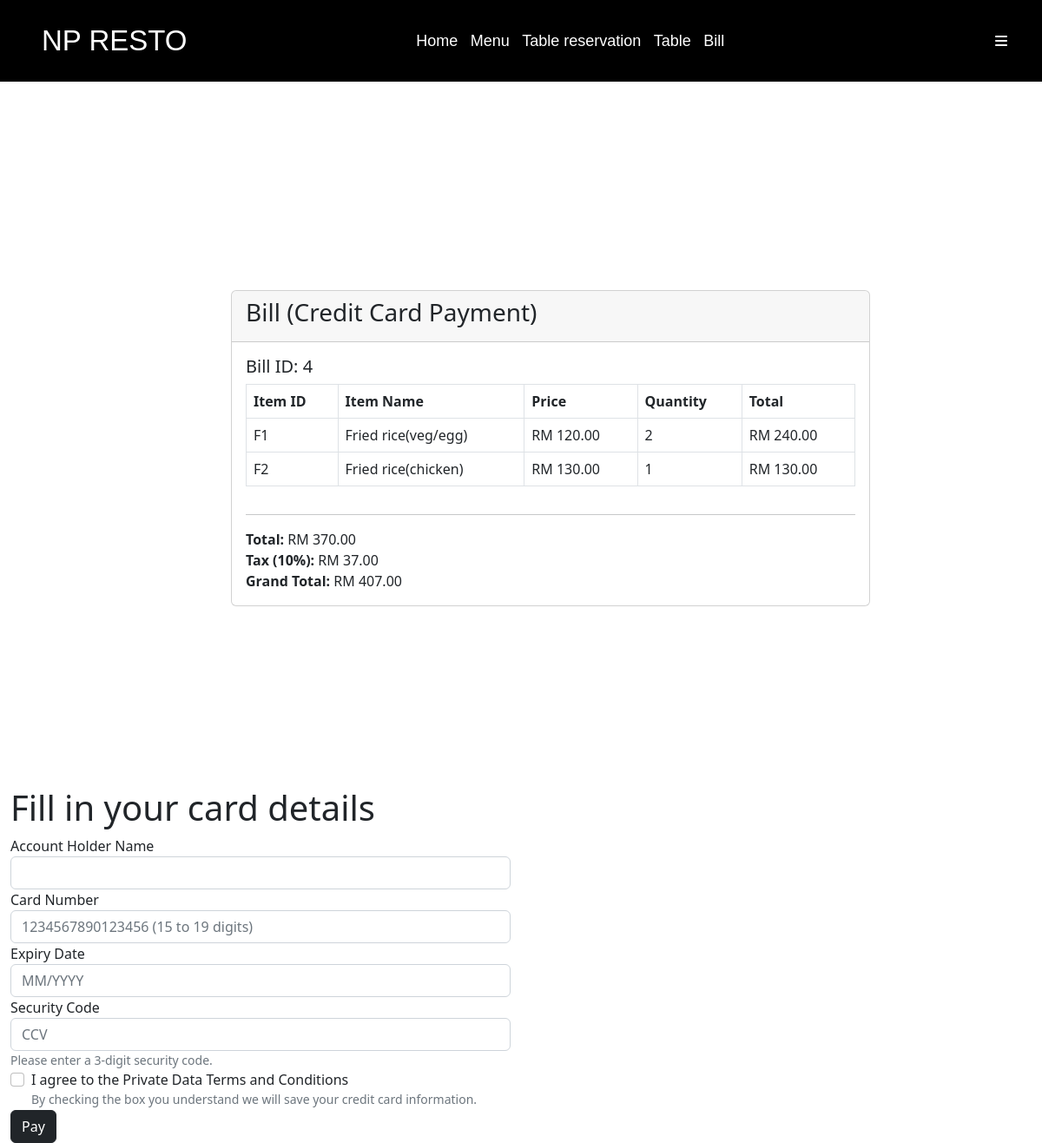
/admin/posCardPayment.php?bill_id=4, run on the app's committed database.
### tables this page shows
CREATE TABLE IF NOT EXISTS `bill_items` (
  `bill_item_id` int NOT NULL AUTO_INCREMENT,
  `bill_id` int DEFAULT NULL,
  `item_id` varchar(6) DEFAULT NULL,
  `quantity` int DEFAULT NULL,
  PRIMARY KEY (`bill_item_id`),
  KEY `bill_id` (`bill_id`),
  KEY `item_id` (`item_id`)
);

CREATE TABLE IF NOT EXISTS `menu` (
  `item_id` varchar(6) NOT NULL,
  `item_name` varchar(255) DEFAULT NULL,
  `item_type` varchar(255) DEFAULT NULL,
  `item_price` decimal(10,2) DEFAULT NULL,
  PRIMARY KEY (`item_id`)
);

### admin/posCardPayment.php (the view, shortened to what this page needs)
<?php
require_once '../config.php';
include 'heading.php';
$bill_id = $_GET['bill_id'];
?>
<link rel="stylesheet" href="CSS/styles.css">
<div class="container" style="margin-top: 15rem; margin-left: 4rem;">
    <div class="row justify-content-center">
        <div class="col-md-8">
            <div class="card">
                <div class="card-header">
                    <h3 class="card-title">Bill (Credit Card Payment)</h3>
                </div>
                <div class="card-body">
                    <h5>Bill ID: <?php echo $bill_id; ?></h5>
                    <div class="table-responsive">
                        <table class="table table-bordered">
                            <thead>
                                <tr>
                                    <th>Item ID</th>
                                    <th>Item Name</th>
                                    <th>Price</th>
                                    <th>Quantity</th>
                                    <th>Total</th>
                                </tr>
                            </thead>
                            <tbody>
            <?php
            $cart_query = "SELECT bi.*, m.item_name, m.item_price FROM bill_items bi
                           JOIN Menu m ON bi.item_id = m.item_id
                           WHERE bi.bill_id = '$bill_id'";
            $cart_result = mysqli_query($link, $cart_query);
            $cart_total = 0;
            $tax = 0.1;
            if ($cart_result && mysqli_num_rows($cart_result) > 0) {
                while ($cart_row = mysqli_fetch_assoc($cart_result)) {
                    $item_id = $cart_row['item_id'];
                    $item_name = $cart_row['item_name'];
                    $item_price = $cart_row['item_price'];
                    $quantity = $cart_row['quantity'];
                    $total = $item_price * $quantity;
                    $cart_total += $total;
                    echo '<tr>';
                    echo '<td>' . $item_id . '</td>';
                    echo '<td>' . $item_name . '</td>';
                    echo '<td>RM ' . number_format($item_price,2) . '</td>';
                    echo '<td>' . $quantity . '</td>';
                    echo '<td>RM ' . number_format($total,2) . '</td>';
                    echo '</tr>';
                }
            } else {
                echo '<tr><td colspan="6">No Items in Cart.</td></tr>';
            }
            ?>
        </tbody>
                        </table>
                    </div>
                    <hr>
                    <div class="text-right">
                        <?php
                        echo "<strong>Total:</strong> RM " . number_format($cart_total, 2) . "<br>";
                        echo "<strong>Tax (10%):</strong> RM " . number_format($cart_total * $tax, 2) . "<br>";
                        $GRANDTOTAL = $tax * $cart_total + $cart_total;
                        echo "<strong>Grand Total:</strong> RM " . number_format($GRANDTOTAL, 2);
                        ?>
                    </div>
                </div>
            </div>
        </div>
    </div>
</div>
<div id="card-payment" class="col-md-6 order-md-2" style="margin-top: 10rem; margin-right: 5rem;max-width: 40rem;">
    <div class="container-fluid pt-5 pl-3 pr-3">
        <h1>Fill in your card details</h1>
        <form action="creditCard.php?bill_id=<?php echo $bill_id; ?>" method="post">
            <div class="form-group">
                <label for="cardNameField">Account Holder Name</label>
                <input type="text" id="cardNameField" name="cardName" class="form-control" required>
            </div>
            <div class="form-group">
                <label for="cardField">Card Number</label>
                <input type="text" id="cardField" name="cardNumber" maxlength="19" minlength="15" class="form-control" placeholder="1234567890123456 (15 to 19 digits)" required>
            </div>
            <div class="form-group">
                <label for="expiryDate">Expiry Date</label>
                <input type="text" id="expiryDate" name="expiryDate" pattern="(0[1-9]|1[0-2])\/[0-9]{4}" maxlength="7" placeholder="MM/YYYY" class="form-control" required>
            </div>
            <div class="form-group">
                <label for="securityCode">Security Code</label>
                <input type="text" id="securityCode" name="securityCode" maxlength="3" class="form-control" placeholder="CCV" pattern="[0-9]{3}" required>
                <small class="form-text text-muted">Please enter a 3-digit security code.</small>
            </div>
            <div class="form-check">
                <input type="checkbox" class="form-check-input" id="privacyCheckbox" required>
                <label class="form-check-label" for="privacyCheckbox">I agree to the Private Data Terms and Conditions</label><br>
                <small id="privacyHelp" class="form-text text-muted">By checking the box you understand we will save your credit card information.</small>
            </div>
            <button type="submit" id="cardSubmit" class="btn btn-dark">Pay</button>
        </form>
    </div>
</div>

### admin/CSS/headingstyles.css (style rules this page uses)
* { padding:0; margin:0; }
button { background: transparent; color: white; border: none; }

### data on the page
bill_items: item "F1", item.item_name "Fried rice(veg/egg)", item.item_price "120.00", quantity "2", total "240.00"
bill_items: item "F2", item.item_name "Fried rice(chicken)", item.item_price "130.00", quantity "1"

### other printed values
$bill_id "4"
$cart_total "370.00"
$cart_total * $tax "37.00"
$GRANDTOTAL "407.00"
